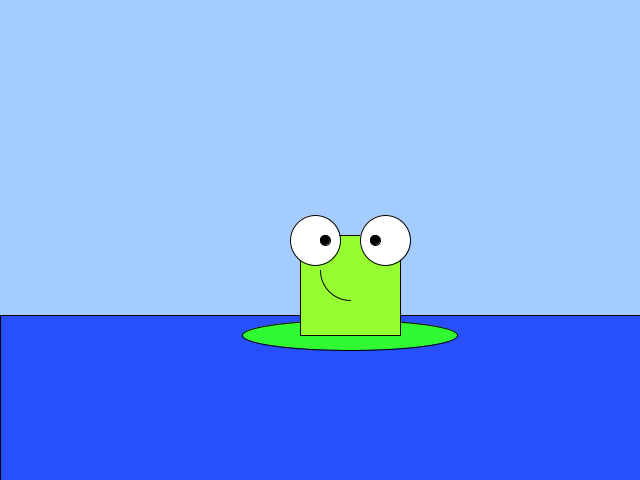
Frame 1 (no input)
Frame 60 (the mouse pressed at the canvas centre just before this capture): identical to frame 1, image omitted
Frame 120 (the mouse held since frame 60 and released just before this capture): identical to frame 1, image omitted

The Processing sketch that drew this single still picture (run headless with seeded random() and noise(); from frame 60 on, the mouse is pressed at the canvas centre):

// Processing sketch: processing_72175
// ── processing_72175.pde

void setup(){
  size(640, 480);
}

void draw(){
  background(164, 204, 255);
  smooth();
  fill(40, 80, 250);
  rect(0, 315, 640, 640);
  fill(50, 250, 50);
  ellipse(350, 335, 215, 30);
fill(150,255,50);
  rect(300, 235, 100, 100);
  fill(255, 255, 255);
  ellipse(315, 240, 50, 50);
  ellipse(385, 240, 50, 50);
  fill(0, 0, 0);
  ellipse(325, 240, 10, 10);
  ellipse(375, 240, 10, 10);
  noFill();
arc(350, 270, 60, 60, HALF_PI, PI);

}
